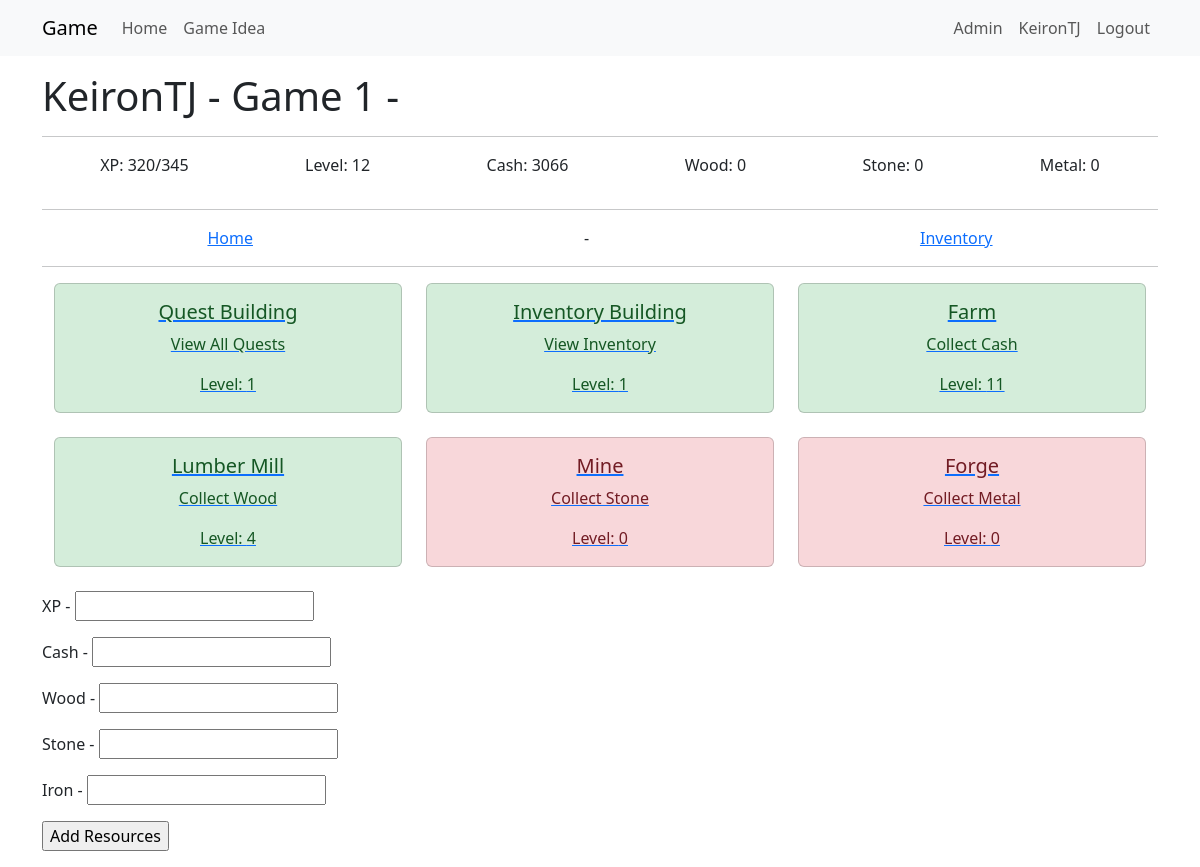
/play/1 (signed in), run on an earlier commit of the app's database.
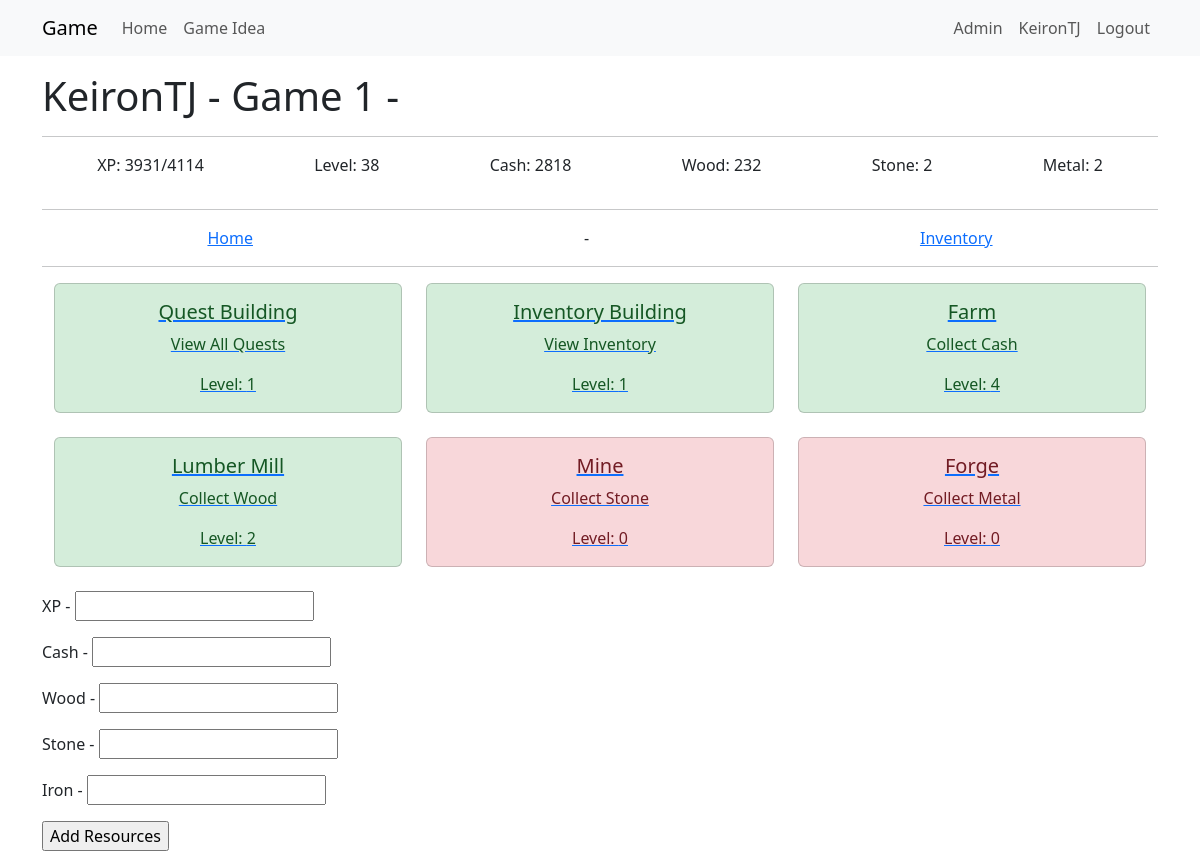
And on a later commit of the database.
### app/models.py (models this page shows, shortened)
class User(UserMixin, db.Model):
    id = db.Column(Integer, primary_key=True)
    username = db.Column(String(64), index=True, unique=True)
    email = db.Column(String(120), index=True, unique=True)
    password_hash = db.Column(String(256))
    active = db.Column(db.Boolean(), default=True)
    activegame = db.Column(db.Integer, nullable=True)
    game = so.relationship("Game", back_populates="user", cascade="all, delete-orphan")
    role=so.relationship("Role", secondary="user_roles")
    def is_admin(self):
        return 'admin' in [role.name for role in self.role]

class Game(db.Model):
    __tablename__ = 'game'
    id = db.Column(db.Integer, primary_key=True)
    user_id = db.Column(db.Integer, db.ForeignKey('user.id'), nullable=False)
    game_name = db.Column(db.String(64))
    game_exists = db.Column(db.Boolean, default=True)
    entry_date = db.Column(db.DateTime, default=datetime.now(timezone.utc))
    xp = db.Column(db.Integer, default=0)
    level = db.Column(db.Integer, default=0)
    cash = db.Column(db.Integer, default=0)
    wood = db.Column(db.Integer, default=0)
    stone = db.Column(db.Integer, default=0)
    metal = db.Column(db.Integer, default=0)
    next_level_xp_required = db.Column(db.Integer, default=110)
    user = db.relationship("User", back_populates="game")
    inventories = db.relationship("InventoryUser", back_populates="game")
    quest_progress = db.relationship("QuestProgress", back_populates="game")
    building_progress = db.relationship("BuildingProgress", back_populates="game")
    resource_logs = db.relationship("ResourceLog", back_populates="game")

class BuildingProgress(db.Model):
    __tablename__ = 'building_progress'
    id = db.Column(db.Integer, primary_key=True)
    building_id = db.Column(db.Integer, db.ForeignKey('buildings.id'))
    game_id = db.Column(db.Integer, db.ForeignKey('game.id'))
    building_level = db.Column(db.Integer, default=0)
    building_active = db.Column(db.Boolean, default=False)
    xp_per_minute = db.Column(db.Integer, default=0)
    cash_per_minute = db.Column(db.Integer, default=0)
    wood_per_minute = db.Column(db.Integer, default=0)
    stone_per_minute = db.Column(db.Integer, default=0)
    metal_per_minute = db.Column(db.Integer, default=0)
    accrual_start_time = db.Column(db.DateTime, nullable=True)
    max_accrual_duration = db.Column(db.Integer, default=240) # in minutes
    accrued_xp = db.Column(db.Integer, default=0)
    accrued_cash = db.Column(db.Integer, default=0)
    accrued_wood = db.Column(db.Integer, default=0)
    accrued_stone = db.Column(db.Integer, default=0)
    accrued_metal = db.Column(db.Integer, default=0)
    building_completed = db.Column(db.Boolean, default=False)
    building_completed_date = db.Column(db.DateTime, nullable=True)
    building = db.relationship("Buildings", back_populates="building_progress")
    game = db.relationship("Game", back_populates="building_progress")

class Buildings(db.Model):
    __tablename__ = 'buildings'
    id = db.Column(db.Integer, primary_key=True)
    building_type_id = db.Column(db.Integer, db.ForeignKey('building_types.id'))
    building_name = db.Column(db.String(64))
    building_description = db.Column(db.String(256))
    building_link = db.Column(db.String(256))
    base_building_cash_required = db.Column(db.Integer, default=0)
    base_building_level_required = db.Column(db.Integer, default=0)
    base_building_xp_required = db.Column(db.Integer, default=0)
    base_building_wood_required = db.Column(db.Integer, default=0)
    base_building_stone_required = db.Column(db.Integer, default=0)
    base_building_metal_required = db.Column(db.Integer, default=0)
    max_building_level = db.Column(db.Integer, default=25)
    base_xp_per_minute = db.Column(db.Integer, default=0)
    base_cash_per_minute = db.Column(db.Integer, default=0)
    base_wood_per_minute = db.Column(db.Integer, default=0)
    base_stone_per_minute = db.Column(db.Integer, default=0)
    base_metal_per_minute = db.Column(db.Integer, default=0)
    building_type = db.relationship("BuildingType", back_populates="building")
    building_progress = db.relationship("BuildingProgress", back_populates="building")

### app/game/routes.py (the view, shortened to what this page needs)
@bp.route('/play/<game_id>', methods=['GET', 'POST'])
@login_required
def play(game_id):
    if not current_user.is_admin() and current_user.activegame != int(game_id):
        return redirect(url_for('admin.not_admin'))
    game = Game.query.get(game_id)  # Optimized query
    if not game:
        flash('Game not found.', 'error')
        return redirect(url_for('main.index'))
    resourceform = AddResourcesForm()
    service = GameService(game_id=game_id)
    return render_template("game/play.html", game=game, resourceform=resourceform)

### app/game/forms.py
class AddResourcesForm(FlaskForm):
    xp = IntegerField('XP', validators=[DataRequired()])
    cash = IntegerField('Cash', validators=[DataRequired()])
    wood = IntegerField('Wood', validators=[DataRequired()])
    stone = IntegerField('Stone', validators=[DataRequired()])
    metal = IntegerField('Iron', validators=[DataRequired()])
    add_button = SubmitField('Add Resources')

### app/game/game_logic.py (called while the page is built)
    def _get_game(self) -> Game:
        game = Game.query.get(self.game_id)
        if game is None:
            raise ValueError(f"Game with ID {self.game_id} not found.")
        return game

### app/models.py (called while the page is built)
@login.user_loader
def load_user(id):
    return db.session.get(User, int(id))

### app/templates/game/play.html (shortened to what this page needs)
{% extends "game/game_base.html" %}
{% block content2 %}
<div class="container mt-3">
    <div class="row">
        {% for building in game.building_progress %}
        <div class="col-md-4 mb-4">
            {% if building.building.building_type.id == 2 %}
                <a href="{{  url_for(building.building.building_link, game_id=game.id) }}" class="card-link">
            {% else %}
                <a href="{{  url_for(building.building.building_link, building_progress_id=building.id) }}" class="card-link">
            {% endif %}
                {% if building.building_active %}
                    <div class="card building-active">
                {% else %}
                    <div class="card building-inactive">
                {% endif %}
                    <div class="card-body text-center">
                        <h5 class="card-title">{{ building.building.building_name }}</h5>
                        <p class="card-text">{{ building.building.building_description }}</p>
                        <p class="card-text">Level: {{ building.building_level }}</p>
                    </div>
                </div>
            </a>
        </div>
        {% if loop.index % 3 == 0 %}
    </div><div class="row">
        {% endif %}
        {% endfor %}
    </div>
</div>
<div>
    <form action="" method="post">
        <p>{{ resourceform.xp.label }} - {{ resourceform.xp }}</p>
        <p>{{ resourceform.cash.label }} - {{ resourceform.cash }}</p>
        <p>{{ resourceform.wood.label }} - {{ resourceform.wood }}</p>
        <p>{{ resourceform.stone.label }} - {{ resourceform.stone }}</p>
        <p>{{ resourceform.metal.label }} - {{ resourceform.metal }}</p>
        <p>{{ resourceform.add_button() }}</p>
    </form>
</div>
{% endblock content2 %}

### app/templates/game/game_base.html
{% extends "base.html" %}
{% block content %}
<h1>  {{ game.user.username }} - {{ game.game_name }} - {{ title }}  </h1>
<hr>
<div style="display: flex; justify-content: space-around;">
    <p>XP: {{ game.xp }}/{{game.next_level_xp_required}}</p>
    <p>Level: {{ game.level}}</p>
    <p>Cash: {{ game.cash }}</p>
    <p>Wood: {{ game.wood }}</p>
    <p>Stone: {{ game.stone }}</p>
    <p>Metal: {{ game.metal }}</p>
</div>
<hr>
<div style="display: flex; justify-content: space-around;">
    <a href="{{ url_for('game.play', game_id=game.id) }}">Home</a> -
    <a href="{{ url_for('game.building_inventory', game_id=game.id) }}"> Inventory </a>
</div>
<hr>
{% block content2 %}  {% endblock content2 %}
{% endblock content %}

### app/templates/base.html (shortened to what this page needs)
<!doctype html>
<html lang="en">
<head>
    <link href="https://cdn.jsdelivr.net/npm/bootstrap@5.3.2/dist/css/bootstrap.min.css"
          rel="stylesheet"
>
    <link rel="stylesheet" href="{{ url_for('static', filename='style.css') }}">
</head>
<body>
    <nav class="navbar navbar-expand-lg bg-body-tertiary">
        <div class="container">
            <a class="navbar-brand" href="{{ url_for('main.index') }}">Game</a>
            <div class="collapse navbar-collapse" id="navbarSupportedContent">
                <ul class="navbar-nav me-auto mb-2 mb-lg-0">
                    <li class="nav-item">
                        <a class="nav-link" aria-current="page" href="{{ url_for('main.index') }}">Home</a>
                    </li>
                    {% if not current_user.is_authenticated or current_user.activegame == None    %}
                    <li class="nav-item">
                        <a class="nav-link" aria-current="page" href="{{ url_for('game.startmenu') }}">Game Idea</a>
                    </li>
                    {% else %}
                    <li class="nav-item">
                        <a class="nav-link" aria-current="page" href="{{ url_for('game.play', game_id=current_user.activegame) }}">Game Idea</a>
                    </li>
                    {% endif %}
                </ul>
                <ul class="navbar-nav mb-2 mb-lg-0">
                    {% if current_user.is_anonymous %}
                    <li class="nav-item">
                        <a class="nav-link" aria-current="page" href="{{ url_for('auth.login') }}">Login</a>
                    </li>
                    {% else %}
                    {% if current_user.is_admin() %}
                    <li class="nav-item">
                        <a class="nav-link" aria-current="page" href="{{ url_for('admin.admin_home') }}">Admin</a>
                    </li>
                    {% endif %}
                    <li class="nav-item">
                        <a class="nav-link" aria-current="page" href="{{ url_for('main.view_profile', user_id=current_user.id) }}">{{ current_user.username }}</a>
                    </li>
                    <li class="nav-item">
                        <a class="nav-link" aria-current="page" href="{{ url_for('auth.logout') }}">Logout</a>
                    </li>
                    {% endif %}
                </ul>
            </div>
        </div>
    </nav>
    <div class="container mt-3">
        {% block content %}{% endblock %}
    </div>
</body>
</html>

### app/static/style.css (style rules this page uses)
.building-inactive { background-color: #f8d7da; color: #721c24; }
.building-active { background-color: #d4edda; color: #155724; }

What changed in the data, as far as the page shows it:
changed Game "Game 1": xp "320" → "3931"; next_level_xp_required "345" → "4114"; level "12" → "38"; cash "3066" → "2818"; wood "0" → "232"; stone "0" → "2"; metal "0" → "2"
changed BuildingProgress "Farm": building_level "11" → "4"
changed BuildingProgress "Lumber Mill": building_level "4" → "2"
